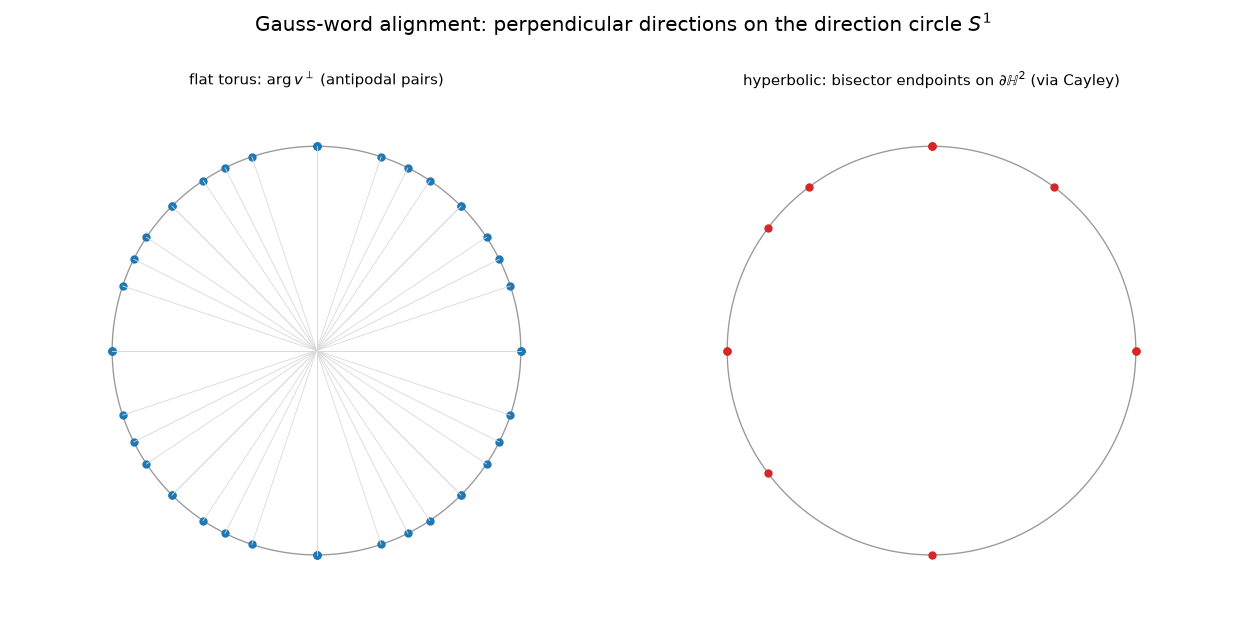

Here is the Python script that generated this plot:
#!/usr/bin/env python3
"""
049 — Gauss-word alignment: the fire-front twist on the flat torus vs the
thrice-punctured sphere.

Unifying observation (verified below).  In both models a crossing of C_t that is
labelled by a deck element g lies on the *perpendicular bisector* of the segment
[ p, g^{-1} p ] (p = basepoint).  As t -> +inf the crossing escapes along that
bisector, so its asymptotic *direction* is the direction of the bisector:

  * flat torus  T^2 = R^2 / Z^2 :  g = translation by v in Z^2.
      bisector = line { x . v = -|v|^2/2 }, direction = arg(v^perp)
      (depends only on the *direction* of v, not |v|).
  * thrice-punctured sphere H^2 / Γ(2):  g = γ in Γ(2).
      bisector = geodesic { d(p, z) = d(γ^{-1} p, z) }, direction = its two
      boundary endpoints (ξ1, ξ2), which depend on the full γ and on p.

Hence the Gauss word of the fire front is, in the limit t -> +inf, the circular
order on the direction circle S^1 of these perpendicular directions — the SAME
combinatorial object in both models.  The flat torus is the degenerate (abelian)
case: every v contributes an *antipodal* pair {arg v^perp, arg v^perp + π},
whereas the hyperbolic non-abelian case contributes a general pair {ξ1, ξ2}.

STATUS: the bisector/direction statements are PROVED (flat: 3-line argument;
hyperbolic: the crossing lies on the geodesic bisector by equidistance, so its
ray-endpoint tends to a bisector endpoint).  The convergence below and the
direction circles are COMPUTATIONALLY VERIFIED EXAMPLE.  The claim that the flat
tangent circle S^1 and the hyperbolic limit circle are the two avatars of "the
direction circle" is a STRUCTURAL PROPOSAL (they are different S^1's: the flat
deck group acts trivially on its boundary, the hyperbolic one by Möbius).
"""

from math import acosh, sqrt, pi, atan2, cos, sin, cosh, sinh, isfinite
from pathlib import Path
import numpy as np
import matplotlib
matplotlib.use("Agg")
import matplotlib.pyplot as plt

OUT = Path(__file__).resolve().parent
P = 1j

# ---------------------------------------------------------------- flat torus
def flat_directions(t):
    """Crossing directions for lattice vectors |v| < 2t.
    Returns list of (v, theta_v_perp) with theta in [0, 2pi)."""
    R = 2.0 * t
    out = []
    M = int(R) + 1
    for m in range(-M, M + 1):
        for n in range(-M, M + 1):
            if m == 0 and n == 0:
                continue
            if m * m + n * n >= R * R:
                continue
            if not (m > 0 or (m == 0 and n > 0)):
                continue
            th = atan2(m, -n) % (2 * pi)   # arg(v^perp), perp = (-n, m)
            out.append(((m, n), th))
    return out


def flat_crossing_dirs(t, v):
    """The two crossing directions (angles) for lattice vector v at time t."""
    m, n = v
    L = sqrt(m * m + n * n)
    d = sqrt(t * t - L * L / 4.0)
    perp = (-n / L, m / L)
    dirs = []
    for sgn in (+1.0, -1.0):
        mid = (sgn * d * perp[0], sgn * d * perp[1])
        x = (mid[0] - m / 2.0, mid[1] - n / 2.0)
        dirs.append(atan2(x[1], x[0]) % (2 * pi))
    return dirs


# ---------------------------------------------------------------- hyperbolic
GENS = {"A": (1, 2, 0, 1), "a": (1, -2, 0, 1), "B": (1, 0, 2, 1), "b": (1, 0, -2, 1)}
INV = {"A": "a", "a": "A", "B": "b", "b": "B"}


def matmul(X, Y):
    a, b, c, d = X; e, f, g, h = Y
    return (a * e + b * g, a * f + b * h, c * e + d * g, c * f + d * h)


def minv(M):
    a, b, c, d = M; return (d, -b, -c, a)


def mob(M, z):
    a, b, c, d = M; return (a * z + b) / (c * z + d)


def hypdist(z, w):
    return acosh(1.0 + abs(z - w) ** 2 / (2.0 * z.imag * w.imag))


def disp(M, p=P):
    return hypdist(p, mob(M, p))


def word_mat(word):
    M = (1, 0, 0, 1)
    for ch in word:
        M = matmul(M, GENS[ch])
    return M


def enumerate_words(max_depth):
    cur = [(g, GENS[g], g) for g in GENS]
    for _d in range(1, max_depth + 1):
        for (w, M, last) in cur:
            yield w, M
        nxt = []
        for (w, M, last) in cur:
            for g in GENS:
                if g != INV[last]:
                    nxt.append((w + g, matmul(M, GENS[g]), g))
        cur = nxt


def bisector_endpoints(M):
    """Boundary endpoints of the geodesic bisector of [p, γ^{-1}p]."""
    q = mob(minv(M), P)
    px, py, qx, qy = P.real, P.imag, q.real, q.imag
    A = 1.0 / py - 1.0 / qy
    B = -2.0 * (px / py - qx / qy)
    C = (px * px + py * py) / py - (qx * qx + qy * qy) / qy
    if abs(A) < 1e-12:
        return (-C / B, float("inf"))
    disc = B * B - 4.0 * A * C
    r = sqrt(max(0.0, disc))
    return ((-B + r) / (2.0 * A), (-B - r) / (2.0 * A))


def ray_endpoint(p, z):
    """Boundary endpoint of the geodesic ray from p through z (upper half plane)."""
    if abs(z.real - p.real) < 1e-12:
        return float("inf") if z.imag > p.imag else p.real
    # circle through p, z orthogonal to R: center c on real axis
    c = (abs(p) ** 2 - abs(z) ** 2) / (2.0 * (p.real - z.real))
    R = abs(p - c)
    fp = atan2(p.imag, p.real - c)
    fz = atan2(z.imag, z.real - c)
    return c - R if fz > fp else c + R


def circle_at(z0, t):
    return complex(z0.real, z0.imag * cosh(t)), z0.imag * sinh(t)


def circle_intersect(c1, r1, c2, r2):
    d = abs(c2 - c1)
    if d < 1e-12 or d > r1 + r2 or d < abs(r1 - r2):
        return []
    a_ = (r1 * r1 - r2 * r2 + d * d) / (2.0 * d)
    h = sqrt(max(0.0, r1 * r1 - a_ * a_))
    mid = c1 + a_ * (c2 - c1) / d
    e = (c2 - c1) / d
    off = 1j * h * e
    return [mid + off, mid - off]


def hyp_crossing_dirs(t, M):
    """The two crossing directions (ray endpoints) for γ = matrix M at time t."""
    c1, r1 = circle_at(P, t)
    q0 = mob(minv(M), P)
    c2, r2 = circle_at(q0, t)
    dirs = []
    for z in circle_intersect(c1, r1, c2, r2):
        if z.imag > 1e-9:
            dirs.append(ray_endpoint(P, z))
    return dirs


# ---------------------------------------------------------------- circle map
def cayley_angle(xi):
    """Map a hyperbolic boundary point xi ∈ R ∪ {∞} to an angle on S^1 via
    the Cayley transform C(z) = (z - i)/(z + i), C(∞) = 1."""
    if not isfinite(xi):
        return 0.0
    w = (xi - 1j) / (xi + 1j)
    return atan2(w.imag, w.real) % (2 * pi)


# ---------------------------------------------------------------- main
def main():
    print("=== 1. flat torus: crossing direction -> arg(v^perp) (convergence) ===")
    for v in ((1, 0), (1, 1), (2, 1)):
        th_perp = atan2(v[0], -v[1]) % (2 * pi)
        print(f"  v={v}  arg(v^perp)={th_perp:.4f}", end="   ")
        for t in (1.2, 3.0, 8.0):
            dirs = flat_crossing_dirs(t, v)
            err = min(abs(d - th_perp) % (2 * pi) for d in dirs)
            print(f"t={t}: min|dir-arg_vperp|={err:.3f}", end="  ")
        print()

    print("\n=== 2. hyperbolic: crossing direction -> bisector endpoint ===")
    for w in ("A", "B", "AB", "AbA"):
        M = word_mat(w)
        xi1, xi2 = bisector_endpoints(M)
        print(f"  γ={w}  bisector endpoints=({xi1:.4f}, {xi2:.4f})", end="   ")
        for t in (1.0, 2.0, 4.0):
            dirs = hyp_crossing_dirs(t, M)
            if dirs:
                err = min(min(abs(d - xi1), abs(d - xi2)) for d in dirs)
                print(f"t={t}: min|dir-endpt|={err:.3f}", end="  ")
            else:
                print(f"t={t}: (no crossing yet)", end="  ")
        print()

    # direction-circle figures
    fig, axes = plt.subplots(1, 2, figsize=(10.4, 5.2), subplot_kw={})
    # left: flat torus
    ax = axes[0]
    ax.set_aspect("equal")
    th = np.linspace(0, 2 * pi, 400)
    ax.plot(np.cos(th), np.sin(th), color="0.6", lw=0.8)
    for (v, thp) in flat_directions(2.0):
        for sgn in (+1, -1):
            a = (thp + (0 if sgn > 0 else pi)) % (2 * pi)
            ax.plot([cos(a)], [sin(a)], "o", color="#1f77b4", ms=4)
            ax.plot([0, cos(a)], [0, sin(a)], color="0.85", lw=0.5)
    ax.set_title("flat torus: $\\arg v^\\perp$ (antipodal pairs)", fontsize=9)
    ax.set_xlim(-1.25, 1.25); ax.set_ylim(-1.25, 1.25); ax.axis("off")

    # right: hyperbolic limit circle
    ax = axes[1]
    ax.set_aspect("equal")
    ax.plot(np.cos(th), np.sin(th), color="0.6", lw=0.8)
    words = enumerate_words(6)
    seen = set()
    for (w, M) in words:
        dd = disp(M)
        if dd >= 2 * 1.6:
            continue
        key = min(M, minv(M))
        if key in seen:
            continue
        seen.add(key)
        xi1, xi2 = bisector_endpoints(M)
        for xi in (xi1, xi2):
            a = cayley_angle(xi)
            ax.plot([cos(a)], [sin(a)], "o", color="#d62728", ms=4)
    ax.set_title("hyperbolic: bisector endpoints on $\\partial\\mathbb{H}^2$ "
                 "(via Cayley)", fontsize=9)
    ax.set_xlim(-1.25, 1.25); ax.set_ylim(-1.25, 1.25); ax.axis("off")

    fig.suptitle("Gauss-word alignment: perpendicular directions on the direction circle $S^1$")
    fig.tight_layout(rect=[0, 0, 1, 0.95])
    fname = OUT / "049-gauss-word-alignment.png"
    fig.savefig(fname, dpi=120)
    print("\nwrote", fname.name)


if __name__ == "__main__":
    main()
